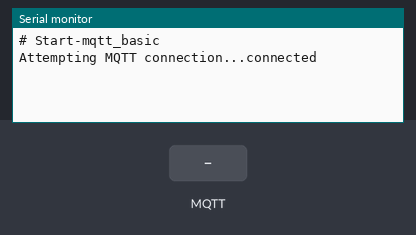
Recording of a sketch running on a simulated Arduino Uno, built with avr-gcc and run on an emulated ATmega328P. On the bench: the last lines printed to the serial monitor. The inputs (shaded band) are chosen by the test bench. WiFi joins after 1.5 s; servers stay silent unless stated; no MQTT or app messages arrive unless stated.

Above: at 4.2 s.
4.3 s: MQTT message "1" arrives on the first subscribed topic
At 5.1 s:
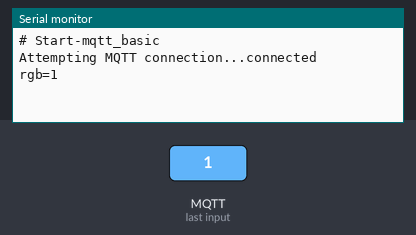
5.8 s: MQTT message "on" arrives on the first subscribed topic
At 6.2 s:
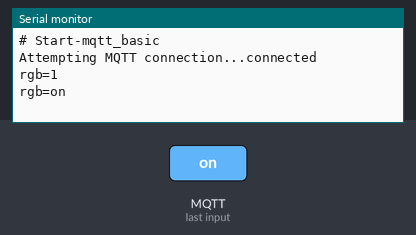
7.3 s: MQTT message "off" arrives on the first subscribed topic
At 8.6 s:
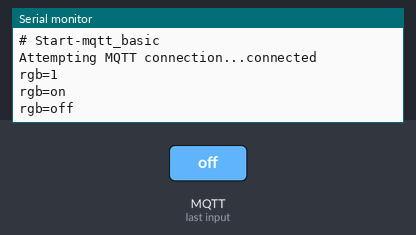

The sketch:

mqtt_rgbLED_0121a.ino
```cpp
#include <SPI.h>
#include <Ethernet.h>
#include <PubSubClient.h>

// Update these with values suitable for your network.
byte mac[]    = {  0xDE, 0xED, 0xBA, 0xFE, 0xFE, 0xE1 };

IPAddress ip(172, 168, 1, 41 );
//IPAddress local_server(192, 168, 10, 106 );
const char* mqtt_server = "test.mosquitto.org";

const char* mClient_id = "cliennt-arduino-0121A1";

char mTopic[]="item16-0121A1/device-1/rgb_led_1";
long mCount=0;
long lastMsg = 0;

void callback(char* topic, byte* payload, unsigned int length) {
  //Serial.print("Message arrived [");
  //Serial.print(topic);
  //Serial.print("] ");
  Serial.print("rgb=");
  for (int i=0;i<length;i++) {
    Serial.print((char)payload[i]);
  }
Serial.println("");
}

EthernetClient ethClient;
PubSubClient client(ethClient);

void reconnect() {
  // Loop until we're reconnected
  while (!client.connected()) {
    Serial.print("Attempting MQTT connection...");
//    if (client.connect("arduinoClient")) {
    if (client.connect( mClient_id )) {
      Serial.println("connected");
      //client.publish("outTopic","hello world");
      client.subscribe( mTopic );
      //
    } else {
      Serial.print("failed, rc=");
      Serial.print(client.state());
      Serial.println(" try again in 5 seconds");
      // Wait 5 seconds before retrying
      delay(5000);
    }
  }
}

//
void setup()
{
  Serial.begin( 9600);
  Serial.println("# Start-mqtt_basic");

  client.setServer(mqtt_server, 1883);
  //client.setServer(local_server, 1883);
  client.setCallback(callback);

  if (Ethernet.begin(mac) == 0) {
    Serial.println("Failed to configure Ethernet using DHCP");
    Ethernet.begin(mac, ip );
  }
  // Allow the hardware to sort itself out
  delay(1500);
}

void loop()
{
  if (!client.connected()) {
    reconnect();
  }
  client.loop();

}
```

Measured:
- after the input at 4.3 s, the serial monitor: prints a new line at once (image 1)
- after the input at 5.8 s, the serial monitor: prints a new line at once (image 2)
- after the input at 7.3 s, the serial monitor: prints a new line at once (image 3)
